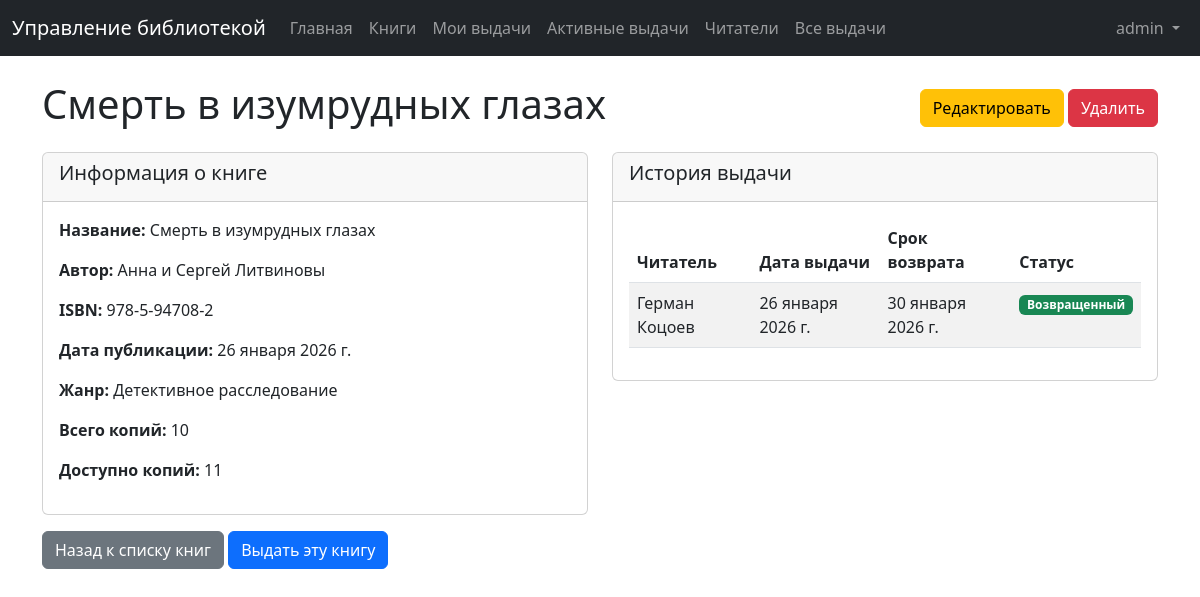
Screenshot of /books/1/ (signed in) with the database file from the repository.
### library/models.py (models this page shows, shortened)
class Book(models.Model):
    title = models.CharField(max_length=200, verbose_name="Название")
    author = models.CharField(max_length=200, verbose_name="Автор")
    isbn = models.CharField(max_length=13, verbose_name="ISBN", unique=True)
    publication_date = models.DateField(verbose_name="Дата публикации")
    genre = models.CharField(max_length=100, verbose_name="Жанр")
    total_copies = models.IntegerField(verbose_name="Количество экземпляров")
    available_copies = models.IntegerField(verbose_name="Доступные экземпляры")
    class Meta:
        verbose_name = "Книга"
        verbose_name_plural = "Книги"
        ordering = ["title"]

class Loan(models.Model):
    STATUS_CHOICES = [
        ("overdue", "Просрочена"),
        ("active", "Активная"),
        ("returned", "Возвращена"),
    ]
    reader = models.ForeignKey(
        Reader, on_delete=models.CASCADE, verbose_name="Читатель"
    )
    book = models.ForeignKey(Book, on_delete=models.CASCADE, verbose_name="Книга")
    loan_date = models.DateField(verbose_name="Дата выдачи книги")
    due_date = models.DateField(verbose_name="Срок возврата книги")
    return_date = models.DateField(
        verbose_name="Дата возврата книги", null=True, blank=True
    )
    status = models.CharField(
        max_length=20, choices=STATUS_CHOICES, default="active", verbose_name="Статус"
    )
    class Meta:
        verbose_name = "Выдача"
        verbose_name_plural = "Выдачи"
        ordering = ["return_date"]

class Reader(models.Model):
    user = models.OneToOneField(
        User,
        on_delete=models.CASCADE,
        null=True,
        blank=True,
        verbose_name="Пользователь",
    )
    first_name = models.CharField(max_length=100, verbose_name="Имя")
    last_name = models.CharField(max_length=100, verbose_name="Фамилия")
    email = models.EmailField(
        max_length=254, verbose_name="Электронная почта", unique=True
    )
    phone = models.CharField(
        max_length=20, verbose_name="Телефон", null=True, blank=True, unique=True
    )
    address = models.CharField(
        max_length=255, verbose_name="Адрес", null=True, blank=True
    )
    registration_date = models.DateTimeField(
        auto_now_add=True, verbose_name="Дата регистрации"
    )
    class Meta:
        verbose_name = "Читатель"
        verbose_name_plural = "Читатели"
        ordering = ["last_name", "first_name"]

### library/views.py (the view)
# urls.py: path("books/<int:pk>/", views.book_detail, name="book_detail"),
@login_required
def book_detail(request, pk):
    book = get_object_or_404(Book, pk=pk)
    loans = Loan.objects.filter(book=book)
    return render(request, "library/book_detail.html", {"book": book, "loans": loans})

### templates/library/book_detail.html (shortened to what this page needs)
{% extends 'library/base.html' %}
{% block content %}
<div class="d-flex justify-content-between align-items-center mb-3">
    <h1>{{ book.title }}</h1>
    {% if user.is_staff %}
        <div>
            <a href="{% url 'book_edit' book.pk %}" class="btn btn-warning">Редактировать</a>
            <a href="{% url 'book_delete' book.pk %}" class="btn btn-danger">Удалить</a>
        </div>
    {% endif %}
</div>
<div class="row">
    <div class="col-md-6">
        <div class="card">
            <div class="card-header">
                <h5>Информация о книге</h5>
            </div>
            <div class="card-body">
                <p><strong>Название:</strong> {{ book.title }}</p>
                <p><strong>Автор:</strong> {{ book.author }}</p>
                <p><strong>ISBN:</strong> {{ book.isbn }}</p>
                <p><strong>Дата публикации:</strong> {{ book.publication_date }}</p>
                <p><strong>Жанр:</strong> {{ book.genre }}</p>
                <p><strong>Всего копий:</strong> {{ book.total_copies }}</p>
                <p><strong>Доступно копий:</strong> {{ book.available_copies }}</p>
            </div>
        </div>
    </div>
    <div class="col-md-6">
        <div class="card">
            <div class="card-header">
                <h5>История выдачи</h5>
            </div>
            <div class="card-body">
                {% if loans %}
                    <div class="table-responsive">
                        <table class="table table-striped">
                            <thead>
                                <tr>
                                    <th>Читатель</th>
                                    <th>Дата выдачи</th>
                                    <th>Срок возврата</th>
                                    <th>Статус</th>
                                </tr>
                            </thead>
                            <tbody>
                                {% for loan in loans %}
                                    <tr>
                                        <td>{{ loan.reader.first_name }} {{ loan.reader.last_name }}</td>
                                        <td>{{ loan.loan_date }}</td>
                                        <td>{{ loan.due_date }}</td>
                                        <td>
                                            <span class="badge bg-{% if loan.status == 'active' %}primary{% elif loan.status == 'returned' %}success{% else %}danger{% endif %}">
                                                {% if loan.status == 'active' %}Активный{% elif loan.status == 'returned' %}Возвращенный{% else %}Просроченный{% endif %}
                                            </span>
                                        </td>
                                    </tr>
                                {% endfor %}
                            </tbody>
                        </table>
                    </div>
                {% else %}
                    <p>История выдачи не найдена.</p>
                {% endif %}
            </div>
        </div>
    </div>
</div>
<div class="mt-3">
    <a href="{% url 'book_list' %}" class="btn btn-secondary">Назад к списку книг</a>
    {% if book.available_copies > 0 %}
        <a href="{% url 'loan_add' %}" class="btn btn-primary">Выдать эту книгу</a>
    {% else %}
        <button class="btn btn-secondary" disabled>Нет доступных копий</button>
    {% endif %}
</div>
{% endblock %}

### templates/library/components/navbar.html (shortened to what this page needs)
<nav class="navbar navbar-expand-lg navbar-dark bg-dark">
    <div class="container-fluid">
        <a class="navbar-brand" href="{% url 'home' %}"
            >Управление библиотекой</a
        >
        <div class="collapse navbar-collapse" id="navbarNav">
            <ul class="navbar-nav me-auto">
                <li class="nav-item">
                    <a class="nav-link" href="{% url 'home' %}">Главная</a>
                </li>
                {% if user.is_authenticated %}
                <li class="nav-item">
                    <a class="nav-link" href="{% url 'book_list' %}">Книги</a>
                </li>
                <li class="nav-item">
                    <a class="nav-link" href="{% url 'loan_list' %}"
                        >Мои выдачи</a
                    >
                </li>
                <li class="nav-item">
                    <a class="nav-link" href="{% url 'loan_active' %}"
                        >Активные выдачи</a
                    >
                </li>
                {% endif %} {% if user.is_staff %}
                <li class="nav-item">
                    <a class="nav-link" href="{% url 'reader_list' %}"
                        >Читатели</a
                    >
                </li>
                <li class="nav-item">
                    <a class="nav-link" href="{% url 'loan_history' %}"
                        >Все выдачи</a
                    >
                </li>
                {% endif %}
            </ul>
            <ul class="navbar-nav">
                {% if user.is_authenticated %}
                <li class="nav-item dropdown">
                    <a
                        class="nav-link dropdown-toggle"
                        href="#"
                        id="navbarDropdown"
                        role="button"
                        data-bs-toggle="dropdown"
                    >
                        {{ user.username }}
                    </a>
                </li>
                {% endif %}
            </ul>
        </div>
    </div>
</nav>

### rows the page displays
Book: title "Смерть в изумрудных глазах", author "Анна и Сергей Литвиновы", isbn "978-5-94708-2", publication_date "26 января 2026 г.", genre "Детективное расследование", total_copies "10", available_copies "11"
Loan: reader.first_name "Герман", reader.last_name "Коцоев", loan_date "26 января 2026 г.", due_date "30 января 2026 г.", status "Возвращенный"

### other values shown
{{ user.username }} "admin"
